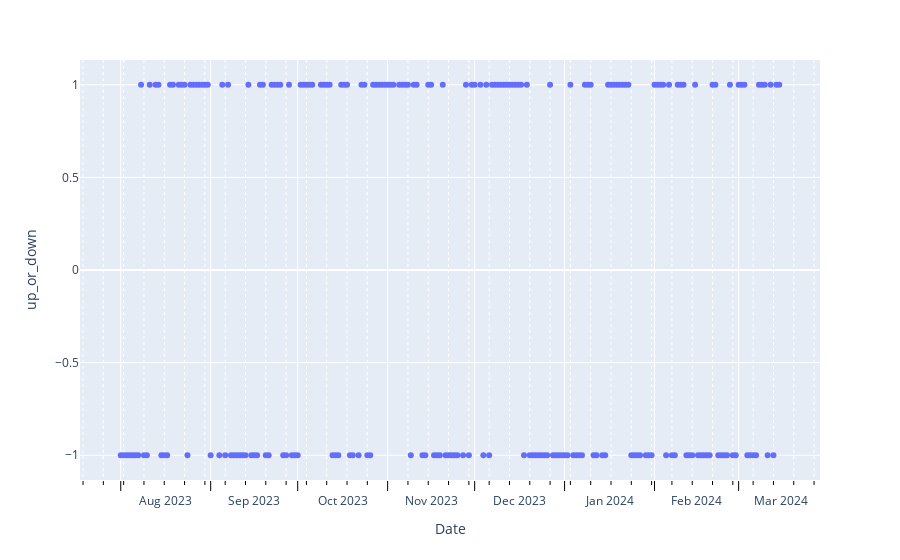

Notebook code cell kept with this figure:
### Code cell
#Seeing how  the rise and fall would look
ApM = ApM.loc[(ApM["Ticker"] == "AAPL")]
ApM_23_08 = ApM.loc[(ApM["Date"] >= "2023-08-01")] 

fig = px.scatter(ApM_23_08, x='Date', y='up_or_down')
#fig.update_traces(line_color='purple')
fig.update_xaxes(ticks= "outside",
                 ticklabelmode= "period", 
                 tickcolor= "black", 
                 ticklen=10, 
                 minor=dict(
                     ticklen=4,  
                     dtick=7*24*60*60*1000,  
                     tick0="2023-03-01", 
                     griddash='dot', 
                     gridcolor='white')
                )

fig.show()

### Figure 1 — Plotly figure (JSON) as saved in the notebook; plotly's stock layout.template omitted (floating-point values rounded to 4 significant figures; data arrays with more than 128 entries replaced by an {"elided": "..."} marker saying what was removed)
{"data": [{"hovertemplate": "Date=%{x}<br>up_or_down=%{y}<extra></extra>", "legendgroup": "", "marker": {"color": "#636efa", "symbol": "circle"}, "mode": "markers", "name": "", "orientation": "v", "showlegend": false, "type": "scatter", "x": {"elided": "215 str values"}, "xaxis": "x", "y": {"elided": "215 int values"}, "yaxis": "y"}], "layout": {"legend": {"tracegroupgap": 0}, "margin": {"t": 60}, "xaxis": {"anchor": "y", "domain": [0, 1], "minor": {"dtick": 604800000, "gridcolor": "white", "griddash": "dot", "tick0": "2023-03-01", "ticklen": 4}, "tickcolor": "black", "ticklabelmode": "period", "ticklen": 10, "ticks": "outside", "title": {"text": "Date"}}, "yaxis": {"anchor": "x", "domain": [0, 1], "title": {"text": "up_or_down"}}}}
